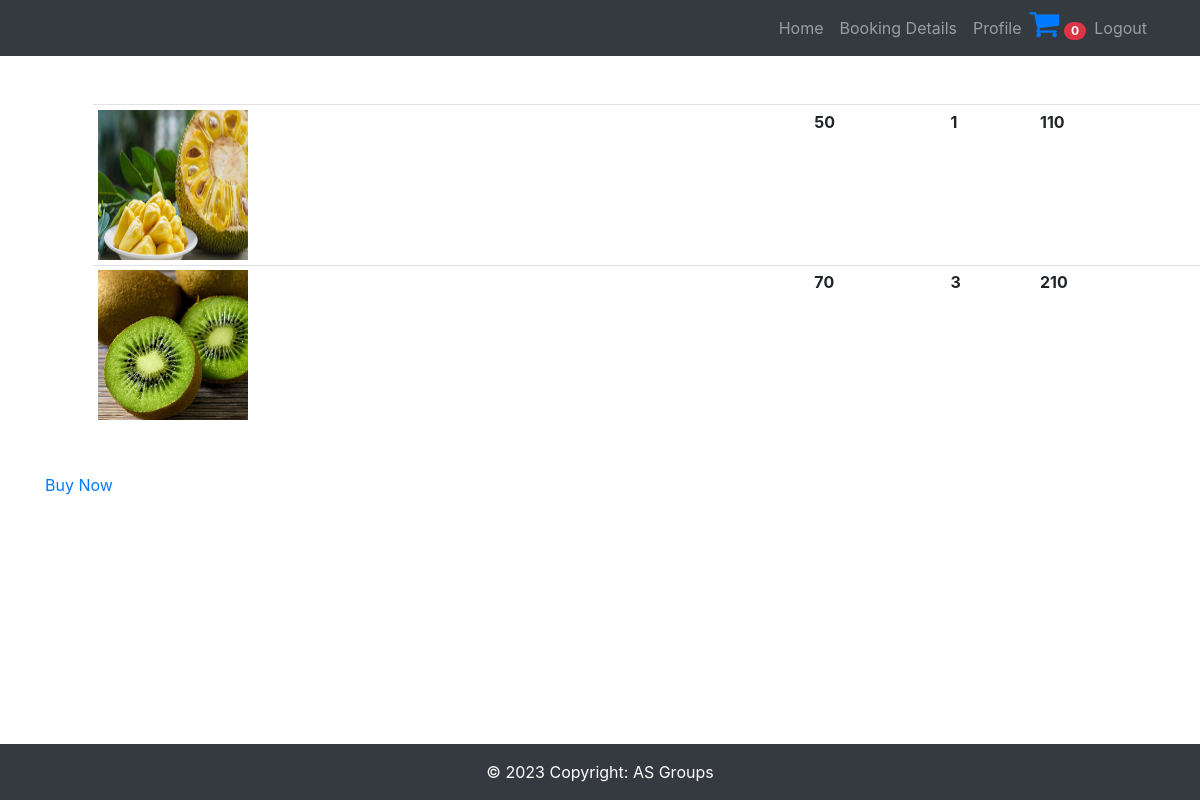
The app's page /multiple_booking (signed in) with its own data.
### app1/models.py (models this page shows)
class Cart(models.Model):
    product_details=models.ForeignKey(product,on_delete=models.CASCADE)
    user_details=models.ForeignKey(register,on_delete=models.CASCADE)
    quantity=models.IntegerField(default=1)
    total_price=models.IntegerField()

class product(models.Model):
    pid = models.IntegerField(primary_key=True)
    pname=models.CharField(max_length=10)
    price=models.IntegerField()
    quantity=models.IntegerField()
    image=models.FileField()

### app1/views.py (the view)
# urls.py: path('multiple_booking',views.multiple_booking),
def multiple_booking(re):
    user=register.objects.get(username=re.session['id'])
    items=Cart.objects.filter(user_details=user)
    return render(re,'booking_multiple.html',{'items':items})

### template/booking_multiple.html (shortened to what this page needs)
<!DOCTYPE html>
<html lang="en">
<head>
    {% extends "header.html" %}
        {% block nav %}
        <li class="nav-item"><a class="nav-link" href="../uhome">Home</a></li>
        <li class="nav-item"><a class="nav-link" href="../book_details">Booking Details</a></li>
            <li class="nav-item"><a class="nav-link" href="profile">Profile</a></li>
                <li class="nav-item "><a href="cart">
            <i class="fa fa-shopping-cart fa-2x"></i>
            <span class="badge badge-pill badge-danger">{% if d1 %}{{ d1.count }}{% else %}0{% endif %}</span>
        </a></li>
        <li class="nav-item"><a class="nav-link" href="user_logout">Logout</a></li>
        {% endblock nav %}
        {% block body %}
<div class="container">
       <table class="table table-sm m-5">
        {% for i in items %}
        <tr>
            <th><img src="{{i.product_details.image.url}}" width="150px" height="150px" alt=""></th>
            <th>{{i.product_details.price}}</th>
            <th>{{i.quantity}}</th>
                <th>{{ i.total_price }}</th>
        </tr>
        {% endfor %}
       </table>
        <a href="../buynow" >Buy Now</a>
    </div>
        {% endblock body %}

### records on screen
Cart: product_details.image (picture), product_details.price "50", quantity "1", total_price "110"
Cart: product_details.image (picture), product_details.price "70", quantity "3", total_price "210"
